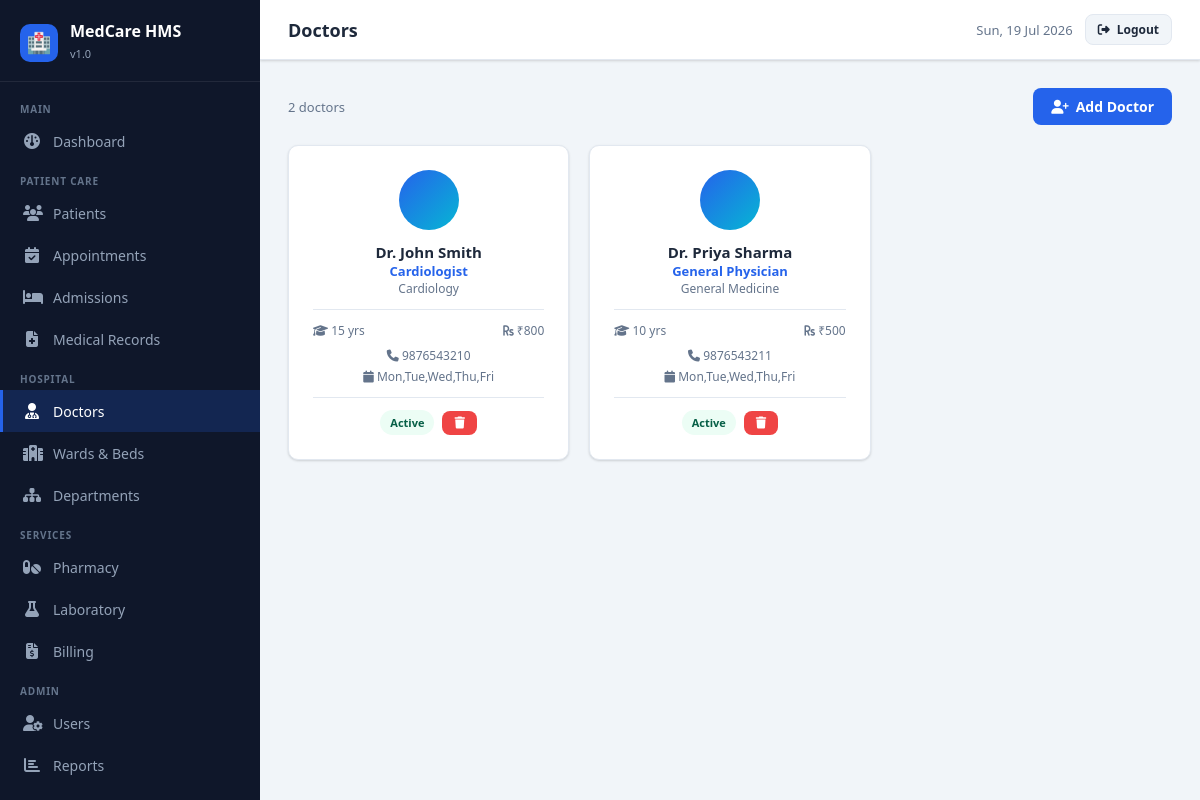
The page /doctors.php (signed in) on the database its author committed.
### tables this page shows
CREATE TABLE doctors (
    id INT AUTO_INCREMENT PRIMARY KEY,
    user_id INT NOT NULL,
    department_id INT,
    specialization VARCHAR(100),
    qualification VARCHAR(200),
    experience_years INT DEFAULT 0,
    consultation_fee DECIMAL(10,2) DEFAULT 0.00,
    available_days VARCHAR(100) DEFAULT 'Mon,Tue,Wed,Thu,Fri',
    FOREIGN KEY (user_id) REFERENCES users(id) ON DELETE CASCADE,
    FOREIGN KEY (department_id) REFERENCES departments(id) ON DELETE SET NULL
);

CREATE TABLE users (
    id INT AUTO_INCREMENT PRIMARY KEY,
    username VARCHAR(50) UNIQUE NOT NULL,
    password VARCHAR(255) NOT NULL,
    full_name VARCHAR(100) NOT NULL,
    email VARCHAR(100) UNIQUE NOT NULL,
    role ENUM('admin','doctor','nurse','receptionist','pharmacist','lab_tech') NOT NULL,
    phone VARCHAR(20),
    is_active TINYINT(1) DEFAULT 1,
    created_at TIMESTAMP DEFAULT CURRENT_TIMESTAMP
);

CREATE TABLE departments (
    id INT AUTO_INCREMENT PRIMARY KEY,
    name VARCHAR(100) NOT NULL,
    description TEXT,
    head_doctor_id INT,
    created_at TIMESTAMP DEFAULT CURRENT_TIMESTAMP
);

### public/doctors.php (the view, shortened to what this page needs)
<?php
require_once __DIR__ . '/../includes/header.php';
$db = getDB();
$departments = $db->query("SELECT * FROM departments ORDER BY name")->fetchAll();
$doctors = $db->query("SELECT d.*, u.full_name, u.email, u.phone, u.username, u.is_active, dept.name as dept_name
    FROM doctors d JOIN users u ON d.user_id=u.id LEFT JOIN departments dept ON d.department_id=dept.id ORDER BY u.full_name")->fetchAll();
$action_mode = $_GET['action'] ?? '';
?>
<?php if ($action_mode === 'add'): ?>
<div class="section-header">
  <div class="flex flex-center gap-3">
    <a href="/doctors.php" class="btn btn-secondary btn-sm"><i class="fa fa-arrow-left"></i></a>
    <h2 style="font-size:17px;font-weight:700">Add New Doctor</h2>
  </div>
</div>
<div class="card"><div class="card-body">
<form method="POST">
  <input type="hidden" name="action" value="add">
  <div style="font-weight:700;font-size:14px;margin-bottom:12px">Account Details</div>
  <div class="form-grid-3">
    <div class="form-group"><label class="form-label">Full Name *</label><input type="text" name="full_name" class="form-control" required placeholder="Dr. John Smith"></div>
    <div class="form-group"><label class="form-label">Username *</label><input type="text" name="username" class="form-control" required placeholder="dr.john"></div>
    <div class="form-group"><label class="form-label">Password *</label><input type="password" name="password" class="form-control" required></div>
    <div class="form-group"><label class="form-label">Email *</label><input type="email" name="email" class="form-control" required></div>
    <div class="form-group"><label class="form-label">Phone</label><input type="text" name="phone" class="form-control"></div>
    <div class="form-group"><label class="form-label">Department</label>
      <select name="department_id" class="form-select"><option value="">-- Select --</option>
        <?php foreach($departments as $d): ?><option value="<?=$d['id']?>"><?= htmlspecialchars($d['name']) ?></option><?php endforeach; ?>
      </select>
    </div>
  </div>
  <hr class="divider">
  <div style="font-weight:700;font-size:14px;margin-bottom:12px">Professional Details</div>
  <div class="form-grid-3">
    <div class="form-group"><label class="form-label">Specialization</label><input type="text" name="specialization" class="form-control"></div>
    <div class="form-group"><label class="form-label">Qualification</label><input type="text" name="qualification" class="form-control" placeholder="MBBS, MD..."></div>
    <div class="form-group"><label class="form-label">Experience (years)</label><input type="number" name="experience" class="form-control" value="0" min="0"></div>
    <div class="form-group"><label class="form-label">Consultation Fee (₹)</label><input type="number" name="fee" class="form-control" value="500" min="0" step="0.01"></div>
    <div class="form-group"><label class="form-label">Available Days</label><input type="text" name="available_days" class="form-control" value="Mon,Tue,Wed,Thu,Fri" placeholder="Mon,Tue,Wed..."></div>
  </div>
  <div class="flex gap-2">
    <button type="submit" class="btn btn-primary"><i class="fa fa-save"></i> Add Doctor</button>
    <a href="/doctors.php" class="btn btn-secondary">Cancel</a>
  </div>
</form>
</div></div>
<?php else: ?>
<div class="section-header">
  <span style="color:var(--text-muted);font-size:13px"><?= count($doctors) ?> doctors</span>
  <a href="/doctors.php?action=add" class="btn btn-primary"><i class="fa fa-user-plus"></i> Add Doctor</a>
</div>
<div class="grid-3" style="gap:20px">
<?php foreach($doctors as $doc): ?>
<div class="card">
  <div class="card-body" style="text-align:center;padding:24px">
    <div class="avatar" style="width:60px;height:60px;font-size:20px;margin:0 auto 12px;background:linear-gradient(135deg,var(--primary),var(--accent))"><?= strtoupper(substr($doc['full_name'],3,1)) ?></div>
    <h3 style="font-size:15px;font-weight:700"><?= htmlspecialchars($doc['full_name']) ?></h3>
    <p style="font-size:13px;color:var(--primary);font-weight:600"><?= htmlspecialchars($doc['specialization'] ?: 'General') ?></p>
    <p style="font-size:12px;color:var(--text-muted)"><?= htmlspecialchars($doc['dept_name'] ?: 'N/A') ?></p>
    <hr class="divider" style="margin:12px 0">
    <div style="display:flex;justify-content:space-between;font-size:12px;color:var(--text-muted)">
      <span><i class="fa fa-graduation-cap"></i> <?= $doc['experience_years'] ?> yrs</span>
      <span><i class="fa fa-rupee-sign"></i> ₹<?= number_format($doc['consultation_fee']) ?></span>
    </div>
    <div style="margin-top:8px;font-size:12px;color:var(--text-muted)"><i class="fa fa-phone"></i> <?= $doc['phone'] ?: 'N/A' ?></div>
    <div style="margin-top:4px;font-size:12px;color:var(--text-muted)"><i class="fa fa-calendar"></i> <?= $doc['available_days'] ?></div>
    <hr class="divider" style="margin:12px 0">
    <div class="flex gap-2" style="justify-content:center">
      <span class="badge <?= $doc['is_active']?'badge-success':'badge-danger' ?>"><?= $doc['is_active']?'Active':'Inactive' ?></span>
      <form method="POST" onsubmit="return confirm('Remove this doctor?')" style="display:inline">
        <button type="submit" class="btn btn-danger btn-sm"><i class="fa fa-trash"></i></button>
      </form>
    </div>
  </div>
</div>
<?php endforeach; ?>
</div>
<?php endif; ?>
<?php require_once __DIR__ . '/../includes/footer.php'; ?>

### public/css/style.css (style rules this page uses)
:root { --primary: #2563eb; --primary-dark: #1d4ed8; --primary-light: #eff6ff; --secondary: #0f172a; --accent: #06b6d4; --success: #10b981; --warning: #f59e0b; --danger: #ef4444; --info: #6366f1; --bg: #f1f5f9; --card: #ffffff; --sidebar: #0f172a; --sidebar-hover: #1e293b; --text: #1e293b; --text-muted: #64748b; --border: #e2e8f0; --shadow: 0 1px 3px rgba(0,0,0,.1),0 1px 2px rgba(0,0,0,.06); --shadow-lg: 0 10px 15px -3px rgba(0,0,0,.1),0 4px 6px -2px rgba(0,0,0,.05); --radius: 10px; --font: 'Segoe UI', system-ui, sans-serif; }
* { box-sizing:border-box;margin:0;padding:0 }
body { font-family:var(--font);background:var(--bg);color:var(--text);min-height:100vh }
a { text-decoration:none;color:inherit }
.avatar { width:34px;height:34px;border-radius:50%;background:var(--primary);display:flex;align-items:center;justify-content:center;font-weight:700;font-size:13px;color:#fff;flex-shrink:0 }
.card { background:var(--card);border-radius:var(--radius);box-shadow:var(--shadow);border:1px solid var(--border) }
.card-body { padding:20px 22px }
.badge { display:inline-flex;align-items:center;padding:3px 10px;border-radius:20px;font-size:11px;font-weight:600;white-space:nowrap }
.badge-success { background:#ecfdf5;color:#065f46 }
.btn { display:inline-flex;align-items:center;gap:7px;padding:9px 18px;border-radius:8px;font-size:14px;font-weight:600;cursor:pointer;border:none;transition:.15s;white-space:nowrap }
.btn-primary { background:var(--primary);color:#fff }
.btn-danger { background:var(--danger);color:#fff }
.btn-sm { padding:6px 12px;font-size:12px }
.section-header { display:flex;align-items:center;justify-content:space-between;margin-bottom:20px }
.divider { border:none;border-top:1px solid var(--border);margin:20px 0 }
.flex { display:flex }
.gap-2 { gap:8px }
.grid-3 { display:grid;grid-template-columns:1fr 1fr 1fr;gap:20px }

### rows shown on the page
doctors: user.full_name "Dr. John Smith", specialization "Cardiologist", department.name "Cardiology", experience_years "15", consultation_fee "800", user.phone "9876543210", available_days "Mon,Tue,Wed,Thu,Fri"
doctors: user.full_name "Dr. Priya Sharma", specialization "General Physician", department.name "General Medicine", experience_years "10", consultation_fee "500", user.phone "9876543211", available_days "Mon,Tue,Wed,Thu,Fri"

### other values the page prints
$page_title "Doctors"
count($doctors) "2"
